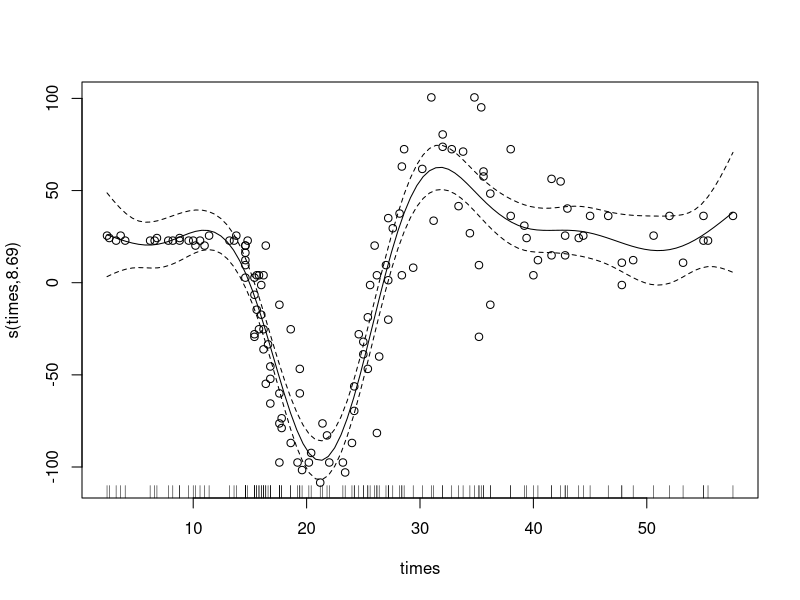
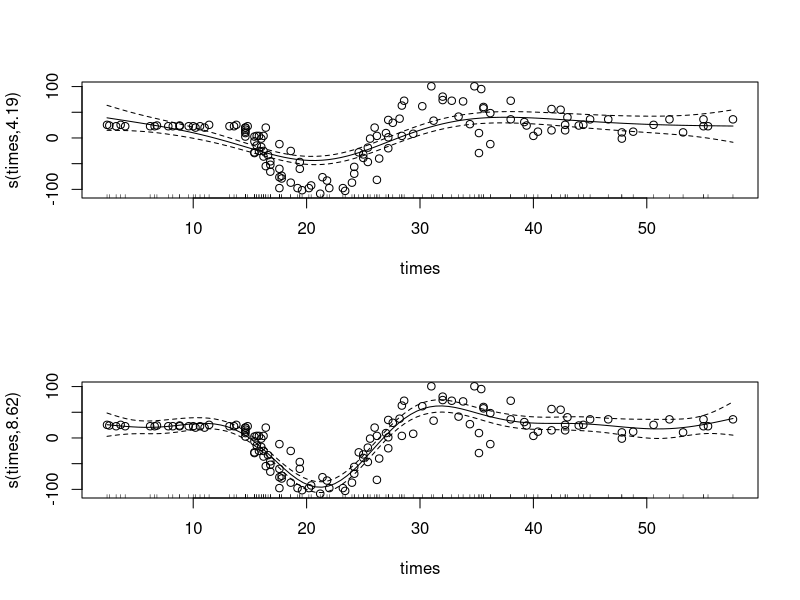
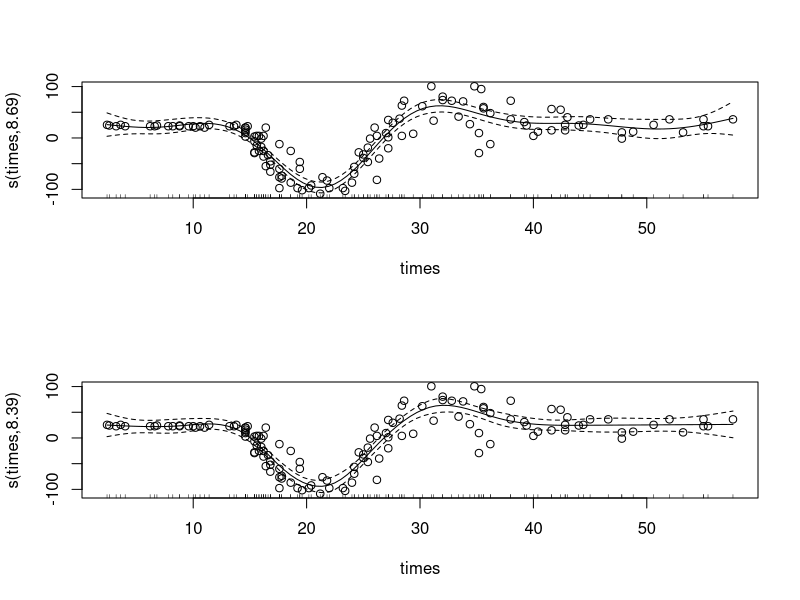
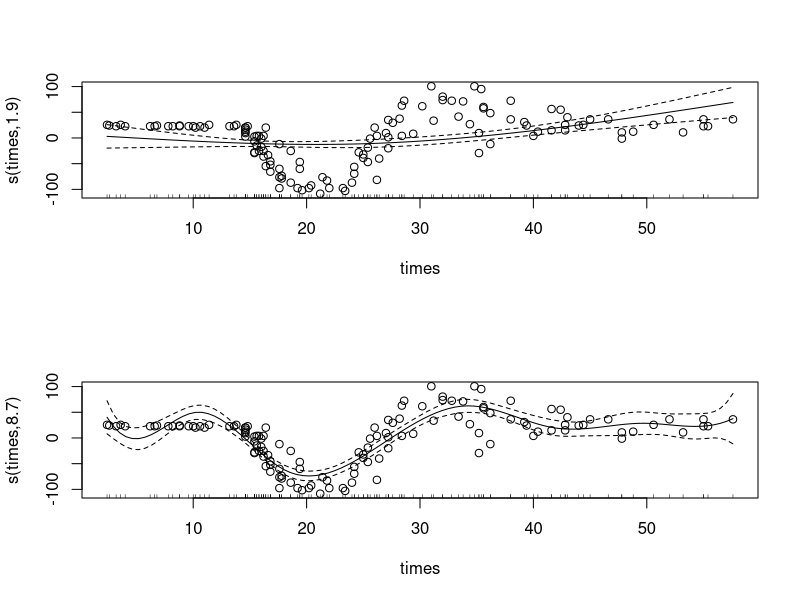
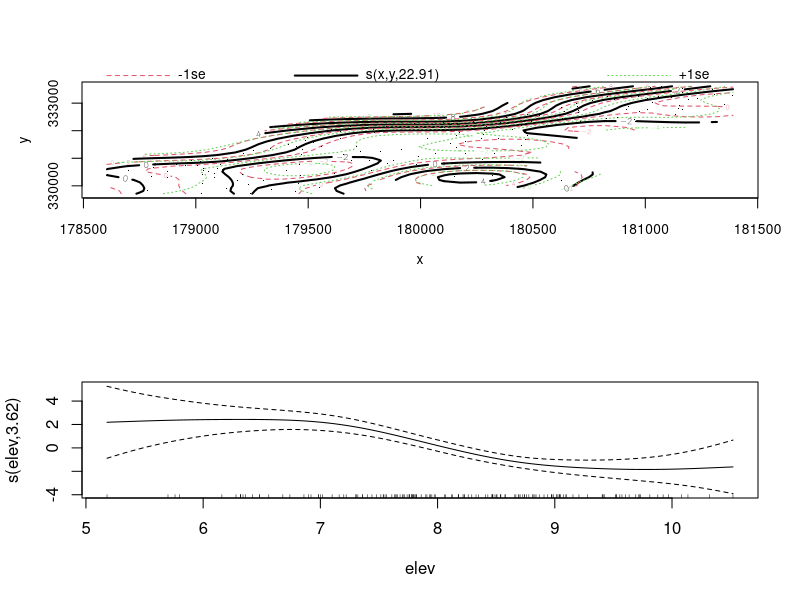
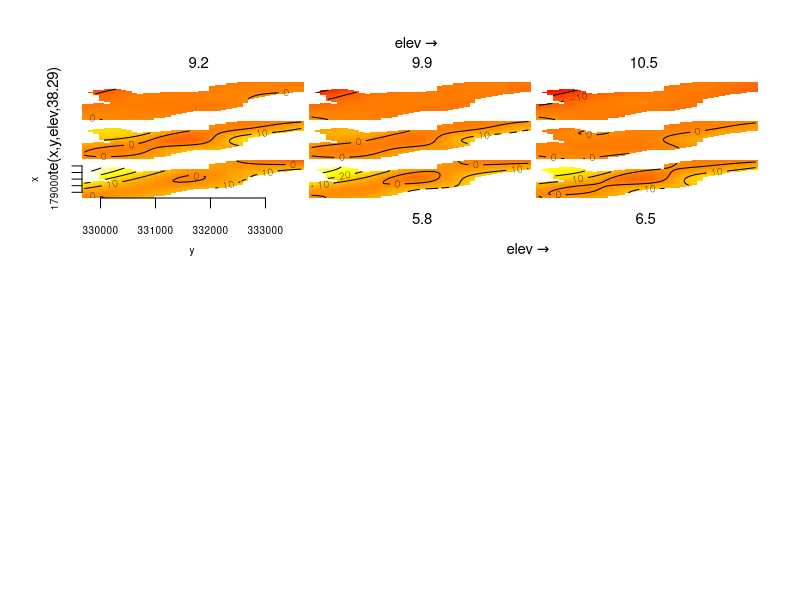
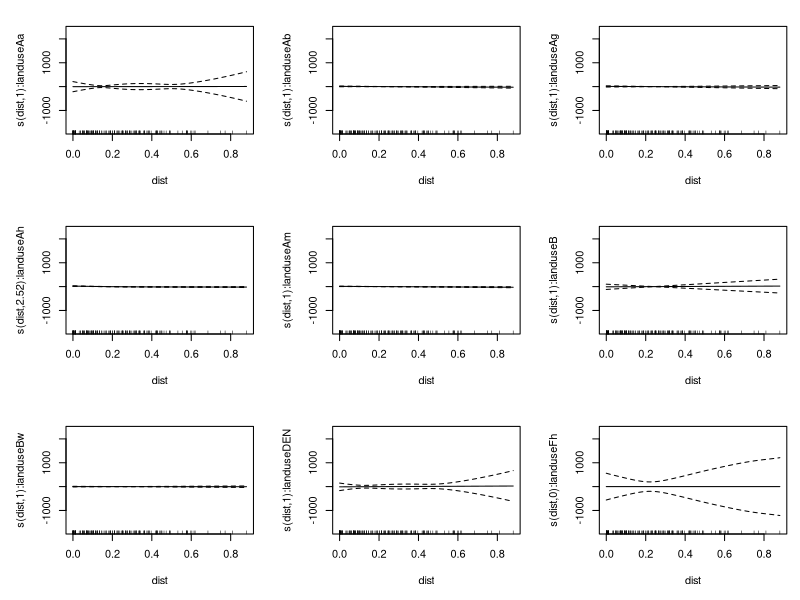
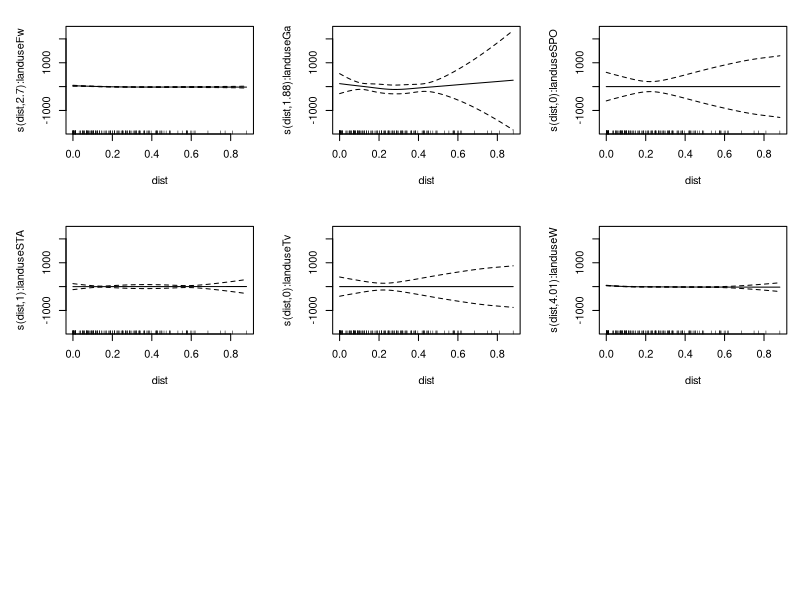

Write R code to recreate these figures, in order.
## ---- chunk 1

knitr::opts_chunk$set(echo = TRUE, cache = TRUE)

## ---- chunk 2
library(mgcv) #load the mgcv package
mcycle <- MASS::mcycle #pull in some data; we'll be using this dataset for this example but not the lab

?gam #take a look at the documentation page for the function to see what you can specify - it's a lot!

#now we'll go ahead and fit our spline using the most basic call of the function possible
gam_mod <- gam(accel ~ s(times), data = mcycle) #here, we predict acceleration based on a smooth, nonlinear function of times

plot(gam_mod, residuals = T, pch = 1) #setting residuals=T will include the CIs on the plot
## ---- chunk 3
coef(gam_mod)
## ---- chunk 4
gam_mod_s1 <- gam(accel ~ s(times), data = mcycle, sp = 0.1) #smoothing by setting a fixed smoothing parameter
gam_mod_s2 <- gam(accel ~ s(times), data = mcycle, method = "REML")

par(mfrow = c(2, 1)) #we'll plot both models side by side to compare
plot(gam_mod_s1, residuals = TRUE, pch = 1)
plot(gam_mod_s2, residuals = TRUE, pch = 1)

## ---- chunk 5
gam_mod_tp <- gam(accel ~ s(times, bs="tp"), data = mcycle)
plot(gam_mod_tp, residuals = T, pch = 1)
## ---- chunk 6
gam_mod_cr <- gam(accel ~ s(times, bs="cr"), data = mcycle)
plot(gam_mod_cr, residuals = T, pch = 1)

#you can leave the knots argument blank, as above, or specify it:
gam_mod_cr_3 <- gam(accel ~ s(times, bs="cr",k=3), data = mcycle) #(in this example this is clearly a terrible choice of number of knots)
plot(gam_mod_cr_3, residuals = T, pch=1)  
## ---- chunk 7
gam_mod_ps <- gam(accel ~ s(times, bs="ps"), data = mcycle)
plot(gam_mod_ps, residuals = T, pch = 1)
## ---- chunk 8
library(sp)
data(meuse, package="sp") #load in and inspect dataset
head(meuse)

mod <- gam(cadmium ~ s(x, y) + s(elev), #first, we fit a model where x and y coordinates interact directly and
           data = meuse, method = "REML") #elevation is separate
plot(mod)
## ---- chunk 9
tensor_mod <- gam(cadmium ~ te(x, y, elev),  #this model allows x and y coordinates and elevation to interact 
                  data = meuse, method = "REML")  #despite being on different scales
plot(tensor_mod)
## ---- chunk 10
tensor_mod2 <- gam(cadmium ~ s(x, y) + s(elev) + ti(x, y, elev), #notice how two regular smooths are fit in addition to
                   data = meuse, method = "REML")                   #the tensor interaction
## ---- chunk 11
mod2da <- gam(cadmium ~ s(dist)+landuse, 
              data = meuse, method = "REML")
## ---- chunk 12
mod_sep <- gam(copper ~ s(dist, by = landuse) + landuse, #notice how landuse is included both inside and outside the smooth
               data = meuse, method = "REML") #this gives us different smooths and different intercepts for each value of                                                     the variable
summary(mod_sep)
plot(mod_sep,pages=2)
## ---- chunk 13
mod2d <- gam(cadmium ~ s(x,y), data = meuse, method = "ML")
## ---- chunk 14
mod2d_elev <- gam(cadmium ~ s(x, y) + s(elev), 
           data = meuse, method = "ML")

library(lmtest) #we need to load this package to do the likelihood ratio test
lrtest(mod2d_elev,mod2d) 
## ---- chunk 15
mod <- gam(cadmium ~ s(x, y) + s(elev), #this model considers elevation separately from x and y
           data = meuse, method = "ML")

tensor_mod <- gam(cadmium ~ te(x, y, elev), #this model considers elevation interacting with x and y
                  data = meuse, method = "ML")

AIC(mod,tensor_mod) # we can calculate both aic values simultaneously to make comparison even easier!
## ---- chunk 16
mod2d <- gam(cadmium ~ s(x,y), data = meuse, method = "REML")

vis.gam(mod2d, view = c("x", "y"), #the view argument allows you to define which variables make the axes
        plot.type = "contour", too.far = 0.05)
points(meuse) 

#you may need to specify which parts of the data to pass to points, as below (sometimes it just picks the first two columns which is an issue if that's not the part of your model you're plotting)
points(meuse$x,meuse$y)
